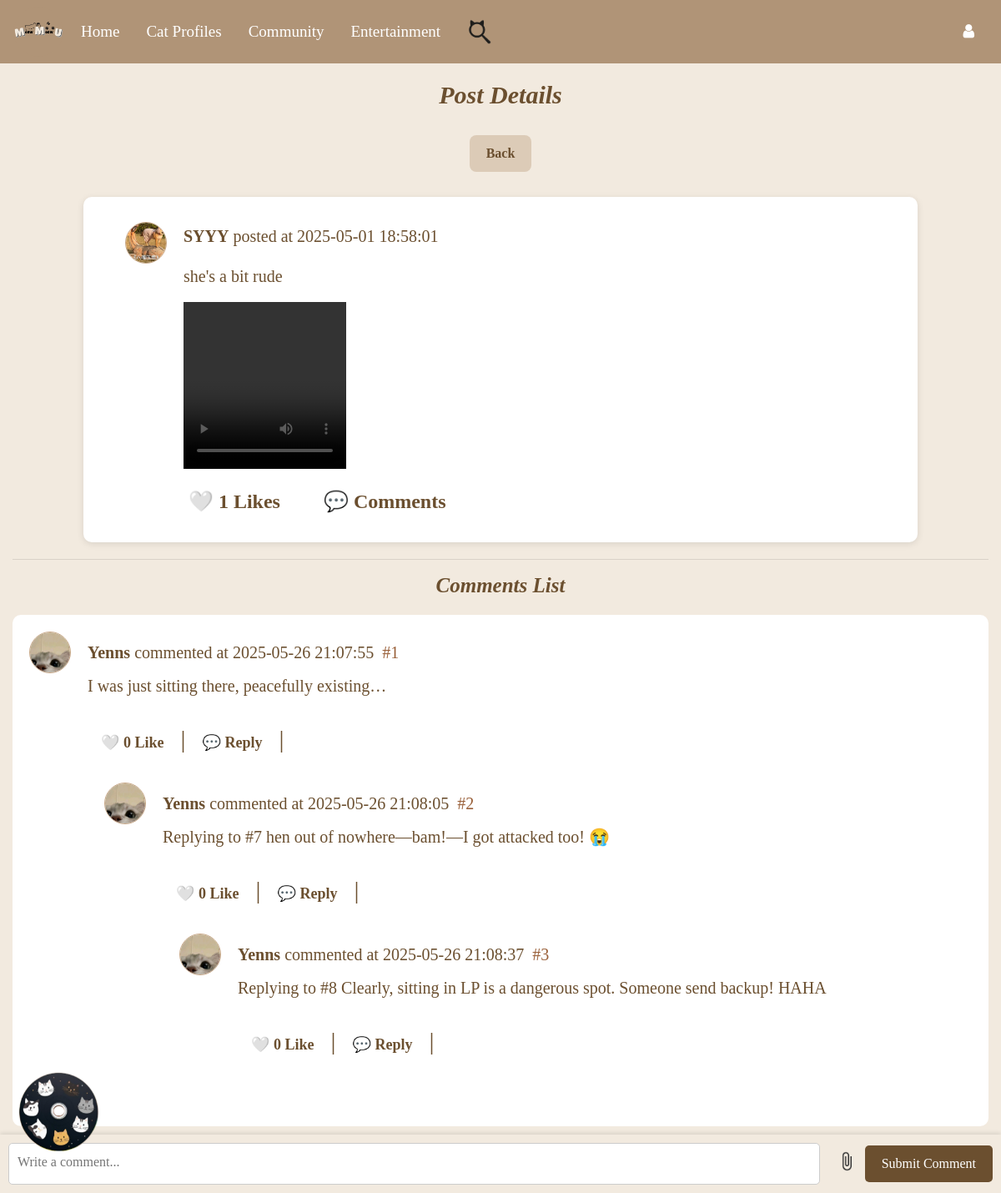
The page /view_post/1 on the database its author committed.
### Website/models.py (models this page shows)
class User(db.Model, UserMixin):
    id = db.Column(db.Integer, primary_key=True)
    email = db.Column(db.String(150), unique=True, nullable=False)
    ps = db.Column(db.String(150), nullable=False)
    Name = db.Column(db.String(150), nullable=False)
    secret_answer = db.Column(db.String(150), nullable=False)
    notes = db.relationship("Note", backref="user", lazy=True, cascade="all, delete-orphan")
    stories = db.relationship("Story", backref="owner", lazy=True, cascade="all, delete-orphan")
    reports_made = db.relationship(
        "Report",
        back_populates="reporting_user",
        lazy=True,
        cascade="all, delete-orphan",
        foreign_keys="[Report.user_id]"
    )
    reports_received = db.relationship(
        "Report",
        back_populates="reported_user_profile",
        lazy=True,
        foreign_keys="[Report.user_profile_id]"
    )
    status = db.Column(db.String(100)) #user profile part
    birthday = db.Column(db.Date)
    mbti = db.Column(db.String(50))
    hobby = db.Column(db.String(100))
    bio = db.Column(db.Text)
    profile_picture = db.Column(db.String(255), default="default_profilepic.png")
    cover_photo = db.Column(db.String(255), default="default_cover.png")
    role = db.Column(db.String(50), default='user', nullable=False)
    level1_completed = db.Column(db.Boolean, default=False)
    privacy = db.Column(db.String(50), default="Public", nullable=False)

### tables this page shows
CREATE TABLE "post" (
	"post_id"	INTEGER,
	"user_id"	INTEGER,
	"content"	TEXT,
	"media_type"	TEXT,
	"media_url"	TEXT,
	"created_at"	TIMESTAMP DEFAULT CURRENT_TIMESTAMP,
	"updated_at"	TIMESTAMP DEFAULT CURRENT_TIMESTAMP,
	"cat_hashtag"	TEXT,
	PRIMARY KEY("post_id"),
	FOREIGN KEY("user_id") REFERENCES "user"("id") ON DELETE CASCADE
);

CREATE TABLE "comment" (
	"id"	INTEGER,
	"content"	TEXT NOT NULL,
	"media_url"	TEXT,
	"created_at"	datetime DEFAULT CURRENT_TIMESTAMP,
	"post_id"	INTEGER,
	"user_id"	INTEGER,
	"parent_id"	INTEGER,
	"floor"	INTEGER,
	PRIMARY KEY("id" AUTOINCREMENT),
	FOREIGN KEY("parent_id") REFERENCES "comment"("id") ON DELETE CASCADE,
	FOREIGN KEY("post_id") REFERENCES "post"("id") ON DELETE CASCADE,
	FOREIGN KEY("user_id") REFERENCES "user"("id") ON DELETE SET NULL
);

### Website/auth.py (the view)
@auth.route('/view_post/<int:post_id>')
def view_post(post_id):
    conn = get_db_connection()
    post = conn.execute('''
        SELECT
            post.*,
            user.name,
            user.profile_picture,
            (SELECT COUNT(*) FROM likes WHERE likes.post_id = post.post_id) AS like_count,
            CASE
                WHEN EXISTS (
                    SELECT 1 FROM likes
                    WHERE likes.post_id = post.post_id AND likes.user_id = ?
                ) THEN 1
                ELSE 0
            END AS liked_by_current_user
        FROM post
        JOIN user ON post.user_id = user.id
        WHERE post.post_id = ?
    ''', (
        current_user.id if current_user.is_authenticated else -1,
        post_id
    )).fetchone()
    comments = conn.execute('''
        SELECT
            comment.*,
            user.name AS name,
            user.profile_picture AS profile_picture,
            (SELECT COUNT(*) FROM comment_like WHERE comment_like.comment_id = comment.id) AS like_count,
            CASE
                WHEN EXISTS (
                    SELECT 1 FROM comment_like
                    WHERE comment_like.comment_id = comment.id AND comment_like.user_id = ?
                ) THEN 1
                ELSE 0
            END AS liked_by_current_user
        FROM comment
        JOIN user ON comment.user_id = user.id
        WHERE comment.post_id = ?
        ORDER BY comment.created_at DESC
    ''', (
        current_user.id if current_user.is_authenticated else -1,
        post_id
    )).fetchall()
    grouped_comments = {}
    for comment in comments:
        parent_id = comment['parent_id']
        if parent_id not in grouped_comments:
            grouped_comments[parent_id] = []
        grouped_comments[parent_id].append(comment)
    conn.close()
    return render_template("community_detail.html", post=post, comments=comments, grouped_comments=grouped_comments, user=current_user, post_id=post_id)

### Website/community.py (called while the page is built)
def get_db_connection():
    db_path = os.path.join(os.path.dirname(__file__), '..', 'instance', 'datebase.db')
    db_path = os.path.abspath(db_path)
    conn = sqlite3.connect(db_path)
    conn.row_factory = sqlite3.Row
    return conn

### Website/templates/community_detail.html (shortened to what this page needs)
{% extends 'base.html' %}
{% block content %}
<h1>Post Details</h1>
<button class="back-button" onclick="history.back();">
    Back
</button>
<div class="post">
    <div class="post-info">
        <a href="{{ url_for('auth.view_user_profile', user_id=post['user_id']) }}">
            <img class="profile-picture" src="{{ url_for('static', filename='Userprofile/' + (post['profile_picture'] if post['profile_picture'] else 'default_profilepic.png')) }}" alt="Avatar">
        </a>
        <p><strong>{{ post['name'] }}</strong> posted at {{ post['created_at'] }}</p>
    </div>
    <div class="post-body">
        <p class="post-content">{{ post['content'] }}</p>
        <div class="media-grid">
            {% if post['media_url'] %}
                {% set media_list = post['media_url'].split(';') %}
                {% set total = media_list | length %}
                {% for media_url in media_list %}
                    {% set ext = media_url.rsplit('.', 1)[1].lower() %}
                    <div class="media-item">
                        {% if ext in ['jpg', 'jpeg', 'png', 'gif'] %}
                            <div class="media-container">
                                <input type="checkbox" id="post-media-img-{{ post['post_id'] }}-{{ loop.index }}">
                                <label for="post-media-img-{{ post['post_id'] }}-{{ loop.index }}">
                                    <img src="{{ url_for('static', filename=media_url) }}" alt="Image">
                                </label>
                            </div>
                        {% elif ext in ['mp4', 'mov', 'avi'] %}
                            <video controls>
                                <source src="{{ url_for('static', filename=media_url) }}" type="video/{{ ext }}">
                            </video>
                        {% endif %}
                    </div>
                {% endfor %}
            {% endif %}
        </div>
        <div class="post-actions">
            <form id="like-form-{{ post['post_id'] }}" action="{{ url_for('community.like_post' if not post['liked_by_current_user'] else 'community.unlike_post', post_id=post['post_id']) }}" method="post" class="inline-form">
                <button type="submit" class="post-action-button">
                    {% if post['liked_by_current_user'] %}
                        ❤️
                    {% else %}
                        🤍
                    {% endif %}
                    {{ post['like_count'] }} Likes
                </button>
            </form>
            <button class="post-action-button" id="comment-button" onclick="event.stopPropagation(); window.location.href='/post/{{ post.post_id }}#comments'">
            💬 {{ post['comment_count'] }} Comments
            </button>
        </div>
    </div>
</div>
<hr>
<h3 id="comments">Comments List</h3>
{% macro render_comments(comments, grouped_comments) %}
    {% for comment in comments %}
        <div class="comment">
            <div class="comment-info">
                <a href="{{ url_for('auth.view_user_profile', user_id=comment['user_id']) }}">
                    <img class="comment-profile-picture" src="{{ url_for('static', filename='Userprofile/' + (comment['profile_picture'] if comment['profile_picture'] else 'default_profilepic.png')) }}" alt="Avatar">
                </a>
                <p><strong>{{ comment['name'] }}</strong> commented at {{ comment['created_at'] }}</p>
                <span class="floor-number">
                    #{{ comment['floor'] }}
                </span>
            </div>
            <div class="comment-content">
                <p>{{ comment['content'] }}</p>
                <div class="comment-actions">
                    <form id="like-form-{{ comment['id'] }}" action="{{ url_for('community.like_comment' if not comment['liked_by_current_user'] else 'community.unlike_comment', comment_id=comment['id']) }}" method="post" class="inline-form">
                        <button type="submit" class="comment-action-button">
                            {% if comment['liked_by_current_user'] %}
                                ❤️
                            {% else %}
                                🤍
                            {% endif %}
                            {{ comment['like_count'] }} Like
                        </button>
                    </form>
                    <span class="separator">|</span>
                    <button class="comment-action-button reply-button" data-comment-id="{{ comment['id'] }}">
                        💬 Reply
                    </button>
                    <span class="separator">|</span>
                </div>
                {% if comment['id'] in grouped_comments %}
                    <div class="replies">
                        {{ render_comments(grouped_comments[comment['id']], grouped_comments) }}
                    </div>
                {% endif %}
            </div>
        </div>
    {% endfor %}
{% endmacro %}
{{ render_comments(grouped_comments[None], grouped_comments) }}
<div class="comment-form-container">
    <form action="{{ url_for('community.add_comment', post_id=post['post_id']) }}" method="POST" enctype="multipart/form-data">
        <textarea id="comment-textarea" name="content" placeholder="Write a comment..."></textarea>
        <label for="comment-media" class="file-upload-label">
            <img src="{{ url_for('static', filename='paperclip.png') }}" alt="Attach File" class="paperclip-icon">
        </label>
        <button type="submit">Submit Comment</button>
    </form>
</div>
{% endblock %}

### Website/templates/base.html (style rules this page uses)
body { background-color: #f9f4ef; }

### Website/templates/community_detail.html (style rules this page uses)
body { font-family: 'Times New Roman', Times, serif; background-color: #f2eadf; margin: 0; padding-bottom: 70px; }
h1 { font-weight: bold; font-size: 30px; color: #6b4f2f; text-align: center; font-style: italic; margin: 20px 0; }
h3 { font-weight: bold; font-size: 25px; color: #6b4f2f; text-align: center; font-style: italic; margin-top: 0; margin-bottom: 20px; }
p { color: #6b4f2f; font-size: 20px; max-width: 90%; overflow-wrap: break-word; }
.post { width: 100%; max-width: 1000px; height: auto; margin: 20px auto; padding: 30px; background-color: #ffffff; border-radius: 10px; display: flex; flex-direction: column; box-shadow: 0 2px 8px rgba(0, 0, 0, 0.1); cursor: pointer; position: relative; }
.post-info { width: 100%; display: flex; align-items: center; justify-content: flex-start; margin-left: 20px; }
.post-info img.profile-picture, .comment-profile-picture { width: 50px; height: 50px; border-radius: 50%; margin-right: 20px; border: 1px solid #c8a786; }
.post-body { margin-left: 90px; }
.post-content { text-align: left; }
.media-grid { display: grid; grid-template-columns: repeat(3, 1fr); gap: 8px; width: 100%; max-width: 600px; margin: 10px 0; }
.media-item { height: 200px; position: relative; overflow: hidden; background: #f0f0f0; }
.media-item img, .media-item video { position: absolute; top: 0; left: 0; width: 100%; height: 100%; object-fit: cover; }
.post-actions { gap: 40px; margin-top: 20px; display: flex; align-items: center; }
.post-action-button { background: none; border: none; color: #6b4f2f; cursor: pointer; font-weight: bold; font-size: 24px; }
.comment { display: flex; flex-direction: column; margin: 10px 0; padding: 20px; border-radius: 10px; background-color: #ffffff; position: relative; }
.comment-info { width: 80%; display: flex; align-items: center; justify-content: flex-start; }
.comment-info p { margin: 0; line-height: 1.2; align-items: center; }
.floor-number { font-size: 20px; margin-left: 10px; color: #995f38; }
.comment-content { display: flex; flex-direction: column; justify-content: flex-start; text-align: left; margin-left: 70px; }
.comment-actions { margin-top: 10px; }
.comment-action-button { background: none; border: none; color: #6b4f2f; cursor: pointer; font-weight: bold; font-size: 18px; margin: 0 10px; }
.comment-actions .separator { font-size: 30px; color: #6b4f2f; }
.comment-form-container { position: fixed; bottom: 0; left: 0; width: 100%; background-color: #f2eadf; padding: 10px; box-shadow: 0 -2px 5px rgba(0, 0, 0, 0.1); z-index: 90; }
.comment-form-container form { display: flex; align-items: center; justify-content: space-between; }
.comment-form-container textarea { flex: 1; margin-right: 10px; padding: 10px; border: 1px solid #ccc; border-radius: 5px; resize: none; height: 50px; }
.file-upload-label { cursor: pointer; margin-right: 10px; }
.paperclip-icon { width: 24px; height: 24px; vertical-align: middle; }
.comment-form-container button { padding: 10px 20px; background-color: #6b4f2f; color: white; border: none; border-radius: 5px; cursor: pointer; }
.back-button { display: block; margin: 30px auto; padding: 10px 20px; background-color: #dccbb7; color: #6b4f2f; font-weight: bold; border: none; border-radius: 8px; cursor: pointer; text-align: center; text-decoration: none; }
.inline-form { display: inline; }

### rows shown on the page
User: profile_picture (picture), name "SYYY"
post: created_at "2025-05-01 18:58:01", content "she's a bit rude"
comment: profile_picture (picture), name "Yenns", created_at "2025-05-26 21:07:55", floor "1", content "I was just sitting there, peacefully existing…", like_count "0"
comment: profile_picture (picture), name "Yenns", created_at "2025-05-26 21:08:05", floor "2", content "Replying to #7 hen out of nowhere—bam!—I got attacked too! 😭", like_count "0"
comment: profile_picture (picture), name "Yenns", created_at "2025-05-26 21:08:37", floor "3", content "Replying to #8 Clearly, sitting in LP is a dangerous spot. Someone send backup! HAHA", like_count "0"

### other values the page prints
{{ post['like_count'] }} "1"
